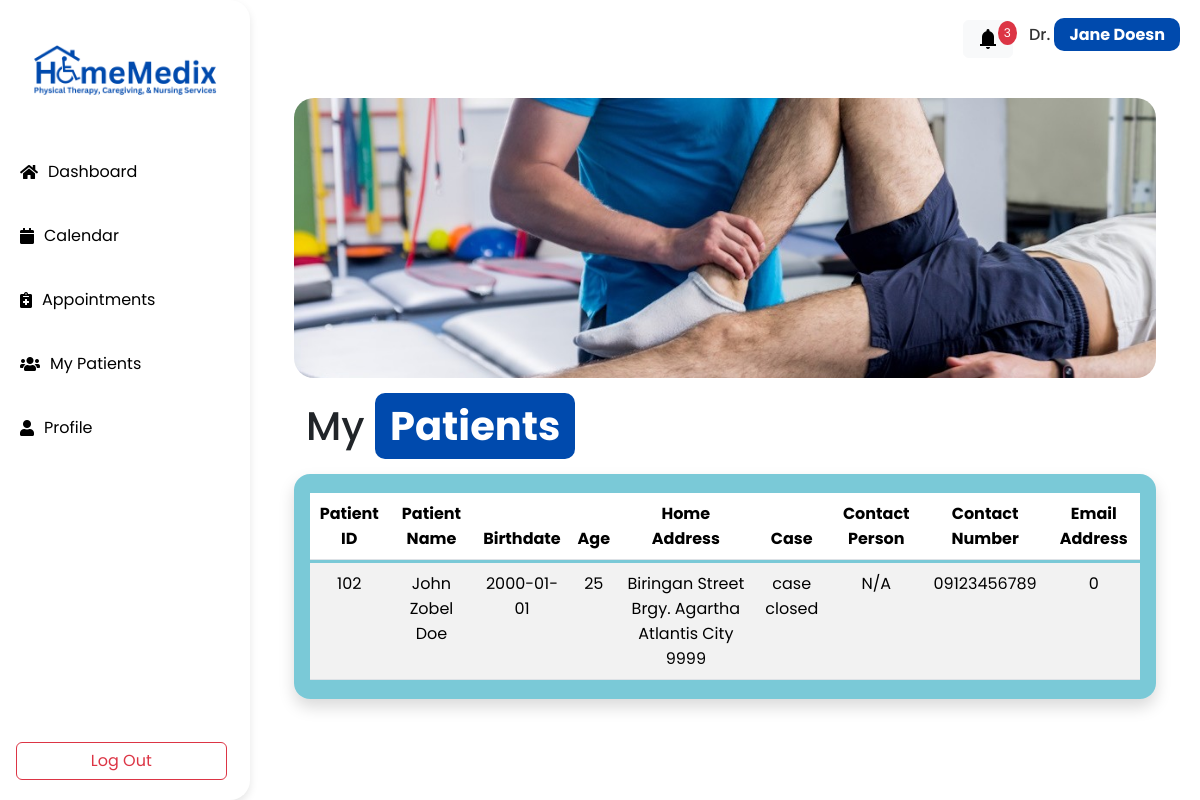
Page /practitioner/Practitioner_Patients.php (signed in) on the committed database.
### tables this page shows
CREATE TABLE `appointments` (
  `id` int(11) NOT NULL,
  `user_id` int(11) NOT NULL,
  `practitioner_id` int(11) NOT NULL,
  `fname` varchar(128) NOT NULL,
  `mname` varchar(128) NOT NULL,
  `lname` varchar(128) NOT NULL,
  `sex` tinyint(1) NOT NULL COMMENT '1-male, 2-female',
  `bday` date NOT NULL,
  `address` varchar(255) NOT NULL,
  `barangay` varchar(128) NOT NULL,
  `city` varchar(128) NOT NULL,
  `zip` varchar(32) NOT NULL,
  `appointment_case` text NOT NULL,
  `service` tinyint(1) NOT NULL,
  `payment` tinyint(1) NOT NULL,
  `appointment_date` date NOT NULL,
  `appointment_time` time NOT NULL,
  `email` varchar(255) NOT NULL,
  `phone` varchar(128) NOT NULL,
  `status` tinyint(1) NOT NULL COMMENT '0-draft, 1-pending, 2-approved',
  `created_at` timestamp NOT NULL DEFAULT current_timestamp()
);

### backend/function.php (called while the page is built, shortened)
<?php
function getTableWhere($table, $column, $value){
    global $con;
    $table = mysqli_real_escape_string($con, $table);
    $column = mysqli_real_escape_string($con, $column);
    $value = mysqli_real_escape_string($con, $value);
    $query = "SELECT * FROM `$table` WHERE `$column` = $value ORDER BY created_at DESC";
    return $query_run = mysqli_query($con, $query);
}
?>

### practitioner/Practitioner_Patients.php (the view, shortened to what this page needs)
<?php
require_once('../backend/function.php');
?>
<html lang="en">
  <head>
    <link rel="stylesheet" href="https://cdnjs.cloudflare.com/ajax/libs/font-awesome/5.15.3/css/all.min.css">
    <link href="https://cdn.jsdelivr.net/npm/bootstrap@5.3.3/dist/css/bootstrap.min.css" rel="stylesheet">
    <link rel="stylesheet" href="Practitioner_Records.css">
  </head>
  <body>
    <div class="wrapper">
      <div class="sidebar">
        <div class="logo-container">
          <img src="img/logo.png" alt="Logo" class="logo">
        </div>
        <ul>
          <li>
            <a href="Practitioner_Dashboard.php">
              <i class="fas fa-home"></i>Dashboard </a>
          </li>
          <li>
            <a href="Practitioner_Calendar.php">
              <i class="fas fa-calendar"></i>Calendar</a>
          </li>
          <li>
            <a href="Practitioner_Appointments.php">
              <i class="fas fa-notes-medical"></i>Appointments</a>
          </li>
          <li>
            <a href="Practitioner_Patients.php">
              <i class="fas fa-users"></i>My Patients</a>
          </li>
          <li>
            <a href="Practitioner_Profile.php">
              <i class="fas fa-user"></i>Profile</a>
          </li>
        </ul>
        <div class="logout-container">
          <a href="../backend/ajax.php?action=logout" class="ms-3 p-0 w-100"><button class="btn btn-outline-danger btn-logout">Log Out</button></a>
        </div>
      </div>
      <div class="main_content">
        <div class="header d-flex justify-content-end align-items-center">
            <button class="btn btn-light notification-btn">
                <span class="material-symbols-outlined">notifications</span>
                <span class="notification-badge">3</span>
            </button>
          <h6>Dr. <span class="bordered-blue"><?= $_SESSION['fname'] . ' ' . $_SESSION['lname'] ?></span>
          </h6>
        </div>
        <div class="info">
          <div class="container-fluid">
            <div class="container">
              <div class="banner-container">
                <img src="img/Practitioner_Patient.jpg" alt="Banner">
              </div>
              <div class="container mt-4">
                <div class="row align-items-center">
                  <div class="col-md-8">
                    <div class="text-container">
                      <h1>My <span class="bordered-blue">Patients</span>
                      </h1>
                    </div>
                  </div>
                </div>
              </div>
              <div class="table-container">
                <div class="p-3 rounded-4 shadow">
                    <table class="table table-striped text-center table-hover">
                      <thead>
                        <tr>
                          <th>Patient ID</th>
                          <th>Patient Name</th>
                          <th>Birthdate</th>
                          <th>Age</th>
                          <th>Home Address</th>
                          <th>Case</th>
                          <th>Contact Person</th>
                          <th>Contact Number</th>
                          <th>Email Address</th>
                        </tr>
                      </thead>
                      <tbody>
                      <?php
                        $patients = getTableWhere('appointments', 'status', 2);
                          if($patients->num_rows > 0):
                            foreach($patients as $patient):
                              $fullname = $patient['fname'] . ($patient['mname'] ? ' ' . $patient['mname'] : '') . ' ' . $patient['lname'];
                        ?>
                        <tr>
                          <td><?= $patient['id'] + 100 ?></td>
                          <td><?= $fullname ?></td>
                          <td><?= $patient['bday'] ?></td>
                          <td><?= (new DateTime($patient['bday']))->diff(new DateTime())->y ?></td>
                          <td><?= $patient['address'] . ' ' . $patient['barangay'] . ' ' . $patient['city'] . ' ' . $patient['zip']?></td>
                          <td><?= $patient['appointment_case'] ?></td>
                          <td><?= $patient['cperson'] ?? 'N/A' ?></td>
                          <td><?= $patient['phone'] ?></td>
                          <td><?= $patient['email'] ?></td>
                        </tr>
                        <?php
                            endforeach;
                          else:
                        ?>
                        <tr>
                          <td colspan="9">No available data.</td>
                        </tr>
                      <?php
                        endif;
                      ?>
                      </tbody>
                    </table>
                  </div>
            </div>
              </div>
            </div>
          </div>
        </div>
      </div>
  </body>
</html>

### practitioner/Practitioner_Records.css (style rules this page uses)
* { margin: 0; padding: 0; box-sizing: border-box; font-family: 'Poppins', sans-serif; }
.wrapper { display: flex; position: relative; }
.sidebar { width: 250px; height: 100vh; background: white; border-radius: 0 20px 20px 0; box-shadow: 0 4px 8px rgba(0, 0, 0, 0.1); position: fixed; }
.logo-container { display: flex; justify-content: center; align-items: center; padding: 20px 0; }
.logo { height: 100px; width: auto; }
.sidebar ul { padding: 0; }
.sidebar ul li { padding: 20px; }
.sidebar ul li a { color: black; text-decoration: none; display: flex; align-items: center; }
.sidebar ul li a .fas { margin-right: 10px; }
.logout-container { position: absolute; bottom: 20px; width: 100%; display: flex; justify-content: center; }
.btn-logout { width: 90%; }
.main_content { margin-left: 250px; width: calc(100% - 250px); }
.header { padding: 20px; background: white; color: #333; }
.info { margin: 20px; }
.notification-btn { position: relative; margin-right: 1rem; }
.notification-btn .material-symbols-outlined { font-size: 24px; }
.notification-badge { position: absolute; top: 0; right: -5px; background-color: #dc3545; color: #fff; font-size: 12px; padding: 3px 6px; border-radius: 100%; }
.bordered-blue { color: white; background-color: #004AAD; font-weight: 700; padding: 5px 15px; border-radius: 10px; }
.banner-container { width: 100%; height: 35vh; display: flex; justify-content: center; align-items: center; overflow: hidden; }
.banner-container img { width: 100%; height: 100%; object-fit: cover; border-radius: 20px; }
a { text-decoration: none; }
.table-container { margin-top: 1rem; }
.table-container .p-3 { display: flex; flex-wrap: wrap; background-color: #0097b285; }
.table-container .p-3 table { padding: 0; margin: 0; border-spacing: 0 3px; border-collapse: separate; }
.table-container .p-3 table tr { height: 50px; text-align: center; }
.material-symbols-outlined { font-variation-settings: 'FILL' 1, 'wght' 400, 'GRAD' 0, 'opsz' 24 }

### rows in the picture
appointments: $patient['id'] + 100 "102", fullname "John Zobel Doe", bday "2000-01-01", address "Biringan Street", barangay "Brgy. Agartha", city "Atlantis City", zip "9999", appointment_case "case closed", cperson "N/A", phone "09123456789", email "0"

### other values in the picture
$_SESSION['fname'] "Jane"
$_SESSION['lname'] "Doesn"
